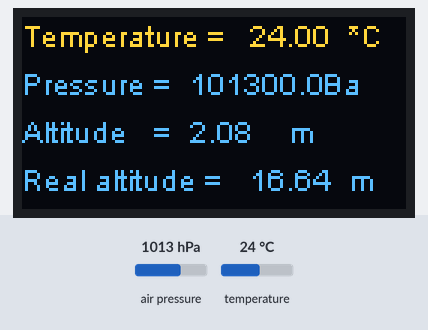
Recording of a sketch running on a simulated ESP32. Shown: 128×64 one-colour display. The test bench sets the inputs (shaded band); at power-on: air pressure 1013 hPa, temperature 24 °C. The OLED is the two-colour kind (top 16 rows yellow); what the sketch prints to the serial monitor is not drawn.

Above: at 1.2 s.
1.3 s: air pressure set to 1025 hPa
At 7.1 s:
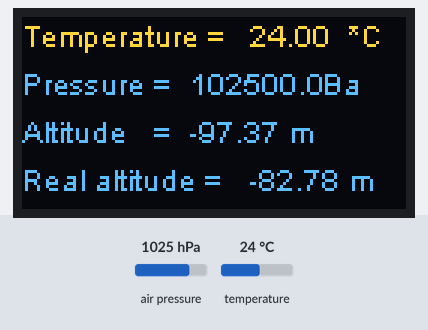
7.5 s: temperature set to 12 °C
At 11.9 s:
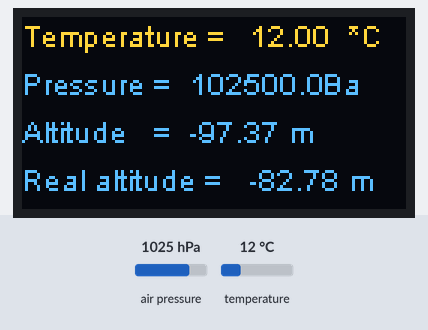
13.1 s: air pressure set to 952 hPa
At 17.9 s:
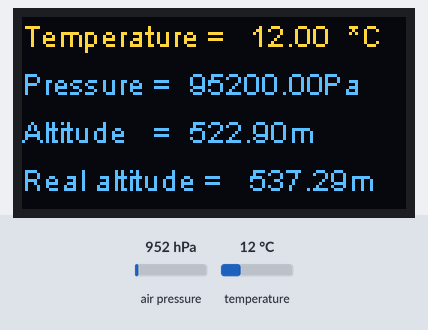
18.6 s: temperature set to 19 °C
Timing chart, 0 to 21.6 s (numbered marks = the images above; inputs shaded):
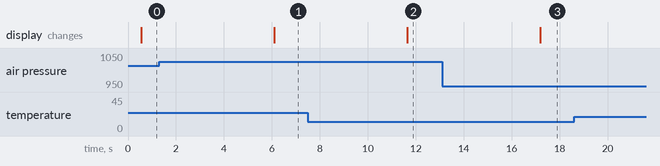

Measured:
- after the input at 1.3 s, the display: changes after 4.8 s (image 1)
- after the input at 7.5 s, the display: changes after 4.1 s (image 2)
- after the input at 13.1 s, the display: changes after 4.1 s (image 3)

The sketch:

BMP180basic.ino
```cpp
/* Heltec Automation  BMP180 Sensors test example
 *
 * Function:
 * Temperature and Pressure measurement
 *
 * HelTec AutoMation, Chengdu, China
 * www.heltec.org
 *
 * this project also realess in GitHub:
 * https://github.com/HelTecAutomation/ASR650x-Arduino
 *
*/
#include "Arduino.h"
#include "heltec.h"
#include <Wire.h>
#include <BMP180.h>
#include "string.h"

BMP085 bmp;

uint8_t T[20] = {"Temperature"};

void setup() {
  pinMode(Vext,OUTPUT);
  digitalWrite(Vext,LOW);
  Serial.begin(115200);

}
void drawFontFaceDemo(double T,double P,double A,double R) {
    Heltec.begin(true /*DisplayEnable Enable*/, false /*LoRa Disable*/, true /*Serial Enable*/);
//  Heltec.display->flipScreenVertically();
    Heltec.display->clear();
    Heltec.display->setTextAlignment(TEXT_ALIGN_LEFT);
    Heltec.display->setFont(ArialMT_Plain_10);
    Heltec.display->drawString(0   , 0  ,   "Temperature =");
    Heltec.display->drawString(76  , 0  ,   (String)T);
    Heltec.display->drawString(106 , 0  ,   " *C");
    Heltec.display->drawString(0   , 16 ,   "Pressure =");
    Heltec.display->drawString(56  , 16 ,   (String)P);
    Heltec.display->drawString(100 , 16 ,    "Pa");
    Heltec.display->drawString(0   , 32 ,   "Altitude   =");
    Heltec.display->drawString(56  , 32 ,   (String)A);
    Heltec.display->drawString(86 , 32 ,   " m");
    Heltec.display->drawString(0   , 48 ,   "Real altitude =");
    Heltec.display->drawString(76  , 48 ,   (String)R);
    Heltec.display->drawString(106 , 48 ,   " m");
    Heltec.display->display();
}
void loop() {
    if (!bmp.begin()) {
  Serial.println("Could not find a valid BMP085 sensor, check wiring!");
  while (1) {}
  }
    double T =bmp.readTemperature();
    Serial.print("Temperature = ");
    Serial.print(T);
    Serial.println(" *C");

    double P =  bmp.readPressure();
    Serial.print("Pressure = ");
    Serial.print(bmp.readPressure());
    Serial.println(" Pa");

    double A = bmp.readAltitude();
    // Calculate altitude assuming 'standard' barometric
    // pressure of 1013.25 millibar = 101325 Pascal
    Serial.print("Altitude = ");
    Serial.print(bmp.readAltitude());
    Serial.println(" meters");


    Serial.print("Pressure at sealevel (calculated) = ");
    Serial.print(bmp.readSealevelPressure());
    Serial.println(" Pa");

    double R = bmp.readAltitude(101500);
  // you can get a more precise measurement of altitude
  // if you know the current sea level pressure which will
  // vary with weather and such. If it is 1015 millibars
  // that is equal to 101500 Pascals.
    Serial.print("Real altitude = ");
    Serial.print(bmp.readAltitude(101500));
    Serial.println(" meters");

    Serial.println();
    delay(500);
	drawFontFaceDemo(T, P, A, R) ;
	delay(5000);
}
```
